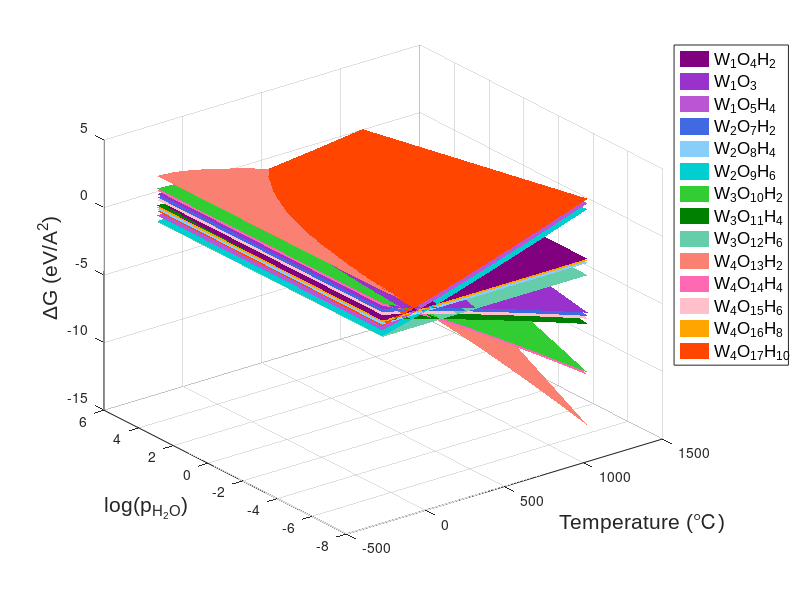

Write the MATLAB code that produced this figure. (Note: this script raises an error after producing the figure.)
%% clean working space
clear all
close all
format long  

%% control

name_head = 'WO4H2_CeO2_H2O_O2_ppH2O_g_Matlantis';


% aWO4H2 + CeO2 + bH2O + cO2 → (WxOyHz)/CeO2;

% Chemical potential: O2(g) & H2O(g)

% coefficient
% a=x, b=-x+(1/2)z, c=(-3/2)x+(1/2)y-(1/4)z


%%
% WxOyHz/CeO2
energy =[
    -1052.75690642081 % W1O4H2 (x=1, y=4, z=2)
    -1041.86750219616 % W1O3H0 (x=1, y=3, z=0)
    -1063.50950571173 % W1O5H4 (x=1, y=5, z=4)
    -1077.66199368742 % W2O7H2 (x=2, y=7, z=2)
    -1088.61691763514 % W2O8H4 (x=2, y=8, z=4)
    -1099.49582012334 % W2O9H6 (x=2, y=9, z=6)
    -1102.54019725891 % W3O10H2 (x=3, y=10, z=2)
    -1113.82203562399 % W3O11H4 (x=3, y=11, z=4)
    -1125.08005754843 % W3O12H6 (x=3, y=12, z=6)
    -1127.13776118487 % W4O13H2 (x=4, y=13, z=2)
    -1138.26184916674 % W4O14H4 (x=4, y=14, z=4)
    -1148.98382020161 % W4O15H6 (x=4, y=15, z=6)
    -1159.56310169897 % W4O16H8 (x=4, y=16, z=8)
    -1169.85726554221 % W4O17H10 (x=4, y=17, z=10)
    ];

%%
coefficient = [
    1   0   0
    1   -1   0
    1   1   0
    2	-1	0
    2	0	0
    2	1	0
    3	-2	0
    3	-1	0
    3	0	0
    4	-3	0
    4	-2	0
    4	-1	0
    4	0	0
    4	1	0
];

p_O2 = 0.1; %atm for fixed partial pressure
p_H2O = 0.00; %atm for fixed partial pressure

%%
energy_O2 = -6.035181266;
energy_H2O =  -10.03120878;   
energy_WO3 = -38.60191691; % W2O6: -77.20383382
energy_CeO2 = -1017.20013926025; % Ce48O96 slab
energy_WO6H6 = -78.83463101; % aW(OH)6 + CeO2 +bO2 + cH2O → (WxOyHz)/CeO2  
                             % coefficient: a=x, b=(-3/2)x+(1/2)y-(1/4)z, c=(1/2)z-3x
energy_WO4H2 = -35.556305737631; % aWO2H4 + CeO2 + bO2 + cH2O → (WxOyHz)/CeO2
                                 % coefficient: a=x, b=(-3/2)x+(1/2)y-(1/4)z, c=-x+(1/2)z

%%

%% O2 chemical potential

%%%%%%%%%%%%%%%%%%%%%%%%%%%%%%%%%%%%%%%%%%%%%%%%%%%%%%
% evaluate the chemical potential of the O2
% http://janaf.nist.gov/
%%%%%%%%%%%%%%%%%%%%%%%%%%%%%%%%%%%%%%%%%%%%%%%%%%%%%%

% Oxygen (O2)	O2(ref)
%T(K)	S	H-H(Tr)
table_O2 = [
0	0	-8.683
100	173.307	-5.779
200	193.485	-2.868
250	199.99	-1.41
300	205.329	0.054
350	209.88	1.531
400	213.871	3.025
450	217.445	4.543
500	220.693	6.084
600	226.451	9.244
700	231.466	12.499
800	235.921	15.835
900	239.931	19.241
1000	243.578	22.703
1100	246.922	26.212
1200	250.01	29.761
1300	252.878	33.344
];

for Temp = 1:1:14

p0 = 0.986923169314 ;% in atm 

T_O2 = table_O2(Temp,1); 
R  = 8.31451 * 0.00001036427; % eV/K
H0_O2 = table_O2(Temp,3);
S0_O2 = table_O2(Temp,2); 

%a_O2 = [-8:1:5]; % look at the corresponding mu interval!*
%p_O2 = 10.^(a_O2);

delta_mu_O2_p0 = 0.0103642 * ( H0_O2 - table_O2(1,3) - (T_O2 .* S0_O2) ./ 1000) ;
delta_mu_O2 = delta_mu_O2_p0 + (R .* T_O2) * log ( p_O2 ./ p0);

cp_O2(:,Temp) = delta_mu_O2;


end


for ii = 1:1:14
    cp_O2(ii,:) = cp_O2(1,:);
end

%%

%% H2o chemical potential

%%%%%%%%%%%%%%%%%%%%%%%%%%%%%%%%%%%%%%%%%%%%%%%%%%%%%%
% evaluate the chemical potential of the H2O
% http://kinetics.nist.gov/janaf/html/H-064.html
%%%%%%%%%%%%%%%%%%%%%%%%%%%%%%%%%%%%%%%%%%%%%%%%%%%%%%
% Water (H2O)           H2O1(g)

% Enthalpy Reference Temperature = Tr = 298.15 K  
% Standard State Pressure = p° = 0.1 MPa = 0.986923169314 atm
% T              S°               H-H°(Tr)    
% K             J·mol-1·deg-1     kJ·mol-1        
table_H2O = [
0	0	-9.904
100	152.388	-6.615
200	175.485	-3.282
300	189.042	0.062
400	198.788	3.452
500	206.534	6.925
600	213.052	10.501
700	218.739	14.192
800	223.825	18.002
900	228.459	21.938
1000	232.738	26
1100	236.731	30.191
1200	240.485	34.506
1300	244.035	38.942
];

for Temp = 1:1:14

p0 = 0.986923169314 ;% in atm 



T_H2O = table_H2O(Temp,1); 
R  = 8.31451 * 0.00001036427; % eV/K
H0_H2O = table_H2O(Temp,3); 
S0_H2O = table_H2O(Temp,2); 

a_H2O = [-8:1:5]; % look at the corresponding mu interval!*
p_H2O = 10.^(a_H2O);

delta_mu_H2O_p0 = 0.0103642 * ( H0_H2O - table_H2O(1,3) - (T_H2O .* S0_H2O) ./ 1000) ; % delta_mu_H2O_p0 for T_H2O = 300 K

delta_mu_H2O = delta_mu_H2O_p0 + (R .* T_H2O) * log ( p_H2O ./ p0);


cp_H2O(:,Temp) = delta_mu_H2O;

end


pp_H2O = zeros(11,14);
pp_H2O = a_H2O.';

%check matlix

for iii = 1:1:14
    temperature(iii,:) = [0:100:1300];
    pp_H2O(:,iii) = pp_H2O(:,1);
end

%%


for i = 1:1:14
    E_O2(i,:) = energy_O2;
    E_H2O(i,:) = energy_H2O;
    E_WO3(i,:) = energy_WO3;
    E_CeO2(i,:) = energy_CeO2;
    E_WO6H6(i,:) = energy_WO6H6;
    E_WO4H2(i,:) = energy_WO4H2;
    
    E_O2(:,i) = energy_O2;
    E_H2O(:,i) = energy_H2O;
    E_WO3(:,i) = energy_WO3;
    E_CeO2(:,i) = energy_CeO2;
    E_WO6H6(:,i) = energy_WO6H6;
    E_WO4H2(:,i) = energy_WO4H2;
    
end

for j = 1:1:size(energy)
    for i = 1:1:14
        
       % if i < 12 
        E(i,:,j) = energy(j,1);
        E(:,i,j) = energy(j,1);

    end
    
    Z(:,:,j) = E(:,:,j) - E_CeO2 - coefficient(j,1)*E_WO4H2 - coefficient(j,2)*E_H2O - coefficient(j,3)*E_O2;
    %G(:,:,j) = Z(:,:,j) + (-coefficient(j,2)*cp_H2O-coefficient(j,3)*cp_O2);
    G(:,:,j) = Z(:,:,j) + (-coefficient(j,2)*cp_H2O); 
    
end

%% PLOT

colors = [
    128./255 0./255 128./255   ; ... % W1O4H2 (x=1, y=4, z=2)       
    153./255 50./255 204./255   ;...   % W1O3H0 (x=1, y=3, z=0)  
    186./255 85./255 211./255  ; ... % W1O5H4 (x=1, y=5, z=4)      
    65./255 105./255 225./255   ; ... % W2O7H2 (x=2, y=7, z=2)   
    135./255 206./255 250./255 ; ... % W2O8H4 (x=2, y=8, z=4)                  
    0./255 206./255 209./255 ; ... % W2O9H6 (x=2, y=9, z=6)
    50./255 205./255 50./255   ; ... % W3O10H2 (x=3, y=10, z=2) 
    0./255 128./255 0./255 ; ... % W3O11H4 (x=3, y=11, z=4)
    102./255 205./255 170./255 ; ... % W3O12H6 (x=3, y=12, z=6)***
    250./255 128./255 114./255 ; ... % W4O13H2 (x=4, y=13, z=2)***
    255./255 105./255 180./255 ; ... % W4O14H4 (x=4, y=14, z=4)
    255./255 192./255 203./255 ; ... % W4O15H6 (x=4, y=15, z=6)
    255./255 165./255 0./255 ; ... % W4O16H8 (x=4, y=16, z=8)
    255./255 69./255 0./255 ; ... % W4O17H10 (x=4, y=17, z=10)
           ];

figure(1);

hold on

for i=1:size(energy)
    hSurface = surf(temperature-273,pp_H2O,G(:,:,i),'EdgeColor','none');
    set(hSurface,'FaceColor',colors(i,:));
    xlabel('Temperature (℃)','FontSize',15,'FontName','Arial')
    ylabel('log(p_{H_{2}O})','FontSize',15,'FontName','Arial')
    zlabel('\DeltaG (eV/{A}^2)','FontSize',15,'FontName','Arial')
    title('')
end

legend('W_{1}O_{4}H_{2}','W_{1}O_{3}','W_{1}O_{5}H_{4}',...
    'W_{2}O_{7}H_{2}','W_{2}O_{8}H_{4}','W_{2}O_{9}H_{6}',...
    'W_{3}O_{10}H_{2}','W_{3}O_{11}H_{4}','W_{3}O_{12}H_{6}',...
    'W_{4}O_{13}H_{2}','W_{4}O_{14}H_{4}','W_{4}O_{15}H_{6}',...
    'W_{4}O_{16}H_{8}','W_{4}O_{17}H_{10}',...
    'location','northeastoutside','FontSize',12,'FontName','Arial')
%legend(comp,'location','eastoutside','FontSize',legand_fontsize,'FontName','Arial')

% turn the grid on
grid on;

% set the view
view(3);
ax1 = gca;
ax1.XTick = 0:100:900;
set(ax1, 'XLim',[0 800],'TickDir','out', 'box','on',...
    'YLim',[-8 5],'ZLim',[-8 2],'FontName','Arial','Fontsize',15);
pbaspect([5 5 3])

 print_name_3d = strcat(name_head,'-3d.jpg');
 print(print_name_3d,'-djpeg','-r600')


%%

figure(2)
scrsz = get(0,'ScreenSize');
hf2=figure(2);
set(hf2,'Position',[0.8,1.2,0.8,1.2].*scrsz); %full screensize
set(gcf,'Renderer','ZBuffer','RendererMode','manual');
hold on;

% turn the grid on
%grid on;

% set the view
view([0 0 -10]);

% draw the planes in their respective colors
for i=1:size(energy)
    hSurface = surf(temperature-273,pp_H2O,G(:,:,i),'EdgeColor','none');
    set(hSurface,'FaceColor',colors(i,:));
end

% title
%title({'\fontsize{12} \bf FAU (T = 600K)\rm ';'';''});
title({' ';'';''});

% set text for the default x/y axes
ax1 = gca;
set(ax1,'XColor','k','YColor','k','TickDir','out','box','on',...
    'Position',[0.2,0.2,0.6,0.6],'FontName','Arial','Fontsize',30);
ax1.XTick = 0:100:900;
xlabel('Temperature (℃)','Fontsize',30,'FontName','Arial');
ylabel('log(p_{H_{2}O})','Fontsize',30,'FontName','Arial');
set(ax1,'XLim',[0 800],...
        'YLim',[-6 1],...
        'LineWidth',1.5,...
        'XAxisLocation','bottom',...
        'Layer','Top',...
        'Box','off');
pbaspect([1.25 1 1])
% 
% % create another pair of axes
% ax2 = axes('Position',get(ax1,'Position'),...
%            'XAxisLocation','top',...
%            'YAxisLocation','right',...
%            'Color','none',...
%            'XColor','k','YColor','k','YDir','reverse');
%        
%        
% x2 = [a_O2];
% y2 = [a_H2O];
% set(ax2,'FontSize',20);
% xlabel('Temperature (K)','Fontsize',30,'FontName','Arial'); 
% ylabel('log(p_{H_2})','Fontsize',30,'FontName','Arial');
% x2s=size(x2,2);
% y2s=size(y2,2);
% set(ax2,'XLim',[0 1300],'YLim',[-8 5],'Layer','Bottom','FontName','Arial','Fontsize',30);
% 


 print_name_2d = strcat(name_head,'-2d.jpg');
 print(print_name_2d,'-djpeg','-r600')
 